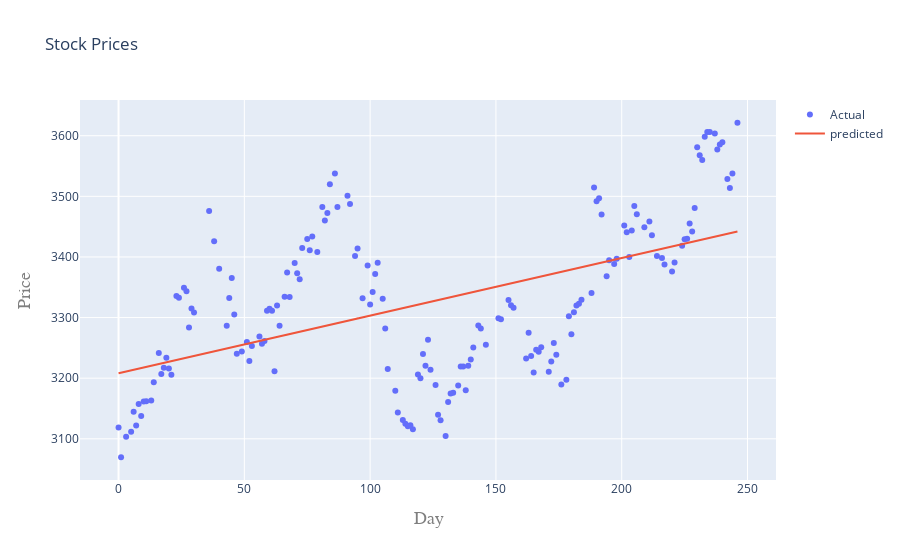

Here is the notebook cell this chart was saved with:
### Code cell
iplot(plot2)

### Figure 1 — Plotly figure (JSON) as saved in the notebook; plotly's stock layout.template omitted (floating-point values rounded to 4 significant figures; data arrays with more than 128 entries replaced by an {"elided": "..."} marker saying what was removed)
{"data": [{"mode": "markers", "name": "Actual", "type": "scatter", "x": {"elided": "173 int values"}, "y": {"elided": "173 float values"}}, {"mode": "lines", "name": "predicted", "type": "scatter", "x": {"elided": "173 int values"}, "y": {"elided": "173 float values"}}], "layout": {"autosize": true, "title": {"text": "Stock Prices "}, "xaxis": {"autorange": true, "range": [-16.2, 262.2], "title": {"font": {"color": "#7f7f7f", "family": "Courier New, monospace", "size": 18}, "text": "Day"}, "type": "linear"}, "yaxis": {"autorange": true, "range": [3024.0, 3667.0], "title": {"font": {"color": "#7f7f7f", "family": "Courier New, monospace", "size": 18}, "text": "Price"}, "type": "linear"}}}
